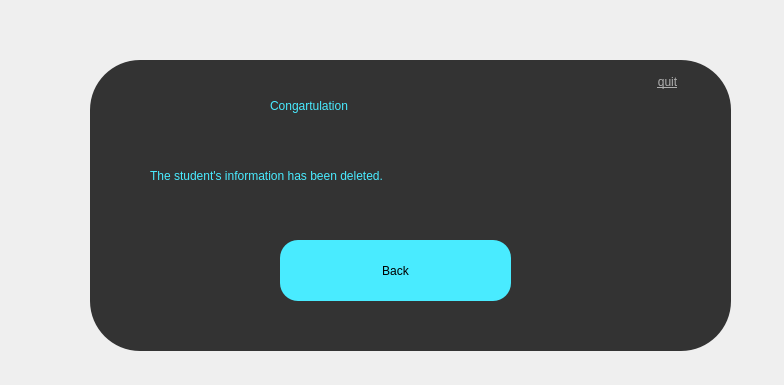
<?xml version="1.0" encoding="UTF-8"?>
<ui version="4.0">
 <class>delete_success</class>
 <widget class="QDialog" name="delete_success">
  <property name="geometry">
   <rect>
    <x>0</x>
    <y>0</y>
    <width>784</width>
    <height>385</height>
   </rect>
  </property>
  <property name="windowTitle">
   <string>Dialog</string>
  </property>
  <widget class="QFrame" name="frame">
   <property name="geometry">
    <rect>
     <x>90</x>
     <y>60</y>
     <width>641</width>
     <height>291</height>
    </rect>
   </property>
   <property name="styleSheet">
    <string notr="true">*{
	background:#333;
	border-radius:50px
}</string>
   </property>
   <property name="frameShape">
    <enum>QFrame::StyledPanel</enum>
   </property>
   <property name="frameShadow">
    <enum>QFrame::Raised</enum>
   </property>
   <widget class="QLabel" name="label">
    <property name="geometry">
     <rect>
      <x>180</x>
      <y>10</y>
      <width>291</width>
      <height>71</height>
     </rect>
    </property>
    <property name="styleSheet">
     <string notr="true">*{
	color:#49ebff;
	font: 28pt &quot;AR JULIAN&quot;;
}</string>
    </property>
    <property name="text">
     <string>Congartulation</string>
    </property>
   </widget>
   <widget class="QLabel" name="label_2">
    <property name="geometry">
     <rect>
      <x>60</x>
      <y>80</y>
      <width>571</width>
      <height>71</height>
     </rect>
    </property>
    <property name="styleSheet">
     <string notr="true">*{
	color:#49ebff;
	font: 20pt &quot;AR JULIAN&quot;;
}</string>
    </property>
    <property name="text">
     <string>The student's information has been deleted.</string>
    </property>
   </widget>
   <widget class="QPushButton" name="back_button">
    <property name="geometry">
     <rect>
      <x>190</x>
      <y>180</y>
      <width>231</width>
      <height>61</height>
     </rect>
    </property>
    <property name="styleSheet">
     <string notr="true">*{
	background:#49ebff;
	font: 20pt &quot;AR JULIAN&quot;;
	border-radius:18;
}

*:hover
{
	background:red;
}</string>
    </property>
    <property name="text">
     <string>Back</string>
    </property>
   </widget>
   <widget class="QPushButton" name="close_button">
    <property name="geometry">
     <rect>
      <x>540</x>
      <y>10</y>
      <width>75</width>
      <height>23</height>
     </rect>
    </property>
    <property name="styleSheet">
     <string notr="true">*{
	
	font: 15pt &quot;黑体&quot;;
	
	color: rgb(175, 175, 175);
	text-decoration: underline;
	background:#333;
}

QPushButton:hover{
	background:#49ebff;
	border-radius:18px;
}</string>
    </property>
    <property name="text">
     <string>quit</string>
    </property>
   </widget>
  </widget>
 </widget>
 <resources/>
 <connections/>
</ui>
